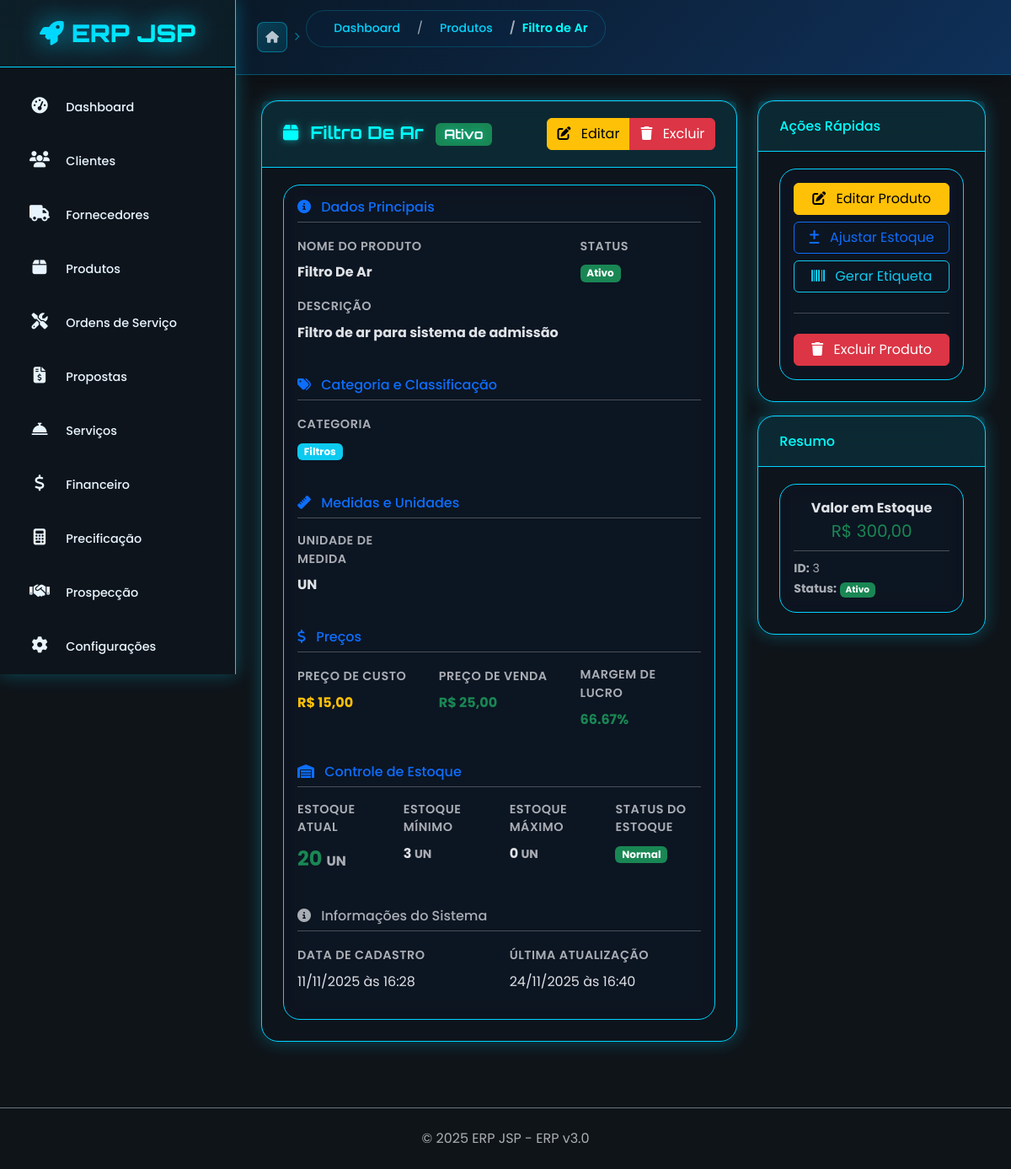
The page /produto/3 on the database its author committed.
### app/produto/produto_model.py (models this page shows, shortened)
class Produto(BaseModel):
    __tablename__ = 'produtos'
    nome = db.Column(db.String(100), nullable=False, index=True)
    descricao = db.Column(db.Text)
    codigo = db.Column(db.String(50), unique=True, index=True)
    codigo_barras = db.Column(db.String(50), unique=True, index=True)
    categoria = db.Column(db.String(50), index=True)
    subcategoria = db.Column(db.String(50))
    marca = db.Column(db.String(50))
    modelo = db.Column(db.String(50))
    unidade_medida = db.Column(db.String(10), default='UN')  # UN, KG, M, L, etc.
    peso = db.Column(db.Numeric(10, 3))
    dimensoes = db.Column(db.String(50))  # Ex: 10x20x30 cm
    preco_custo = db.Column(db.Numeric(10, 2), default=0)
    preco_venda = db.Column(db.Numeric(10, 2), default=0)
    margem_lucro = db.Column(db.Numeric(5, 2), default=0)  # Percentual
    markup = db.Column(db.Numeric(5, 2), default=0)  # Percentual de markup sobre o custo
    estoque_atual = db.Column(db.Integer, default=0)
    estoque_minimo = db.Column(db.Integer, default=0)
    estoque_maximo = db.Column(db.Integer, default=0)
    controla_estoque = db.Column(db.Boolean, default=True)
    fornecedor_id = db.Column(db.Integer, db.ForeignKey('fornecedores.id'), nullable=True)
    status = db.Column(db.String(20), default='ativo')  # ativo, inativo, descontinuado
    observacoes = db.Column(db.Text)
    @property
    def nome_display(self):
        return self.nome.title() if self.nome else ''
    @property
    def preco_custo_formatado(self):
        if self.preco_custo:
            return f'R$ {float(self.preco_custo):.2f}'.replace('.', ',')
        return 'R$ 0,00'
    @property
    def preco_venda_formatado(self):
        if self.preco_venda:
            return f'R$ {float(self.preco_venda):.2f}'.replace('.', ',')
        return 'R$ 0,00'
    @property
    def margem_lucro_calculada(self):
        if self.preco_custo and self.preco_venda and self.preco_custo > 0:
            custo = float(self.preco_custo)
            venda = float(self.preco_venda)
            margem = ((venda - custo) / custo) * 100
            return round(margem, 2)
        return 0

### app/produto/produto_routes.py (the view)
@produto_bp.route('/<int:id>')
def visualizar(id):
    produto = Produto.get_by_id(id)
    if not produto:
        flash('Produto não encontrado!', 'error')
        return redirect(url_for('produto.listar'))
    return render_template('produto/visualizar.html', produto=produto)

### app/produto/templates/produto/visualizar.html (shortened to what this page needs)
{% extends "base.html" %}
{% block breadcrumb %}
<nav aria-label="breadcrumb">
    <ol class="breadcrumb">
        <li class="breadcrumb-item"><a href="{{ url_for('painel.dashboard') }}">Dashboard</a></li>
        <li class="breadcrumb-item"><a href="{{ url_for('produto.listar') }}">Produtos</a></li>
        <li class="breadcrumb-item active">{{ produto.nome }}</li>
    </ol>
</nav>
{% endblock %}
{% block content %}
<div class="row">
    <div class="col-lg-8">
        <div class="card">
            <div class="card-header d-flex justify-content-between align-items-center">
                <h4 class="mb-0">
                    <i class="fas fa-box me-2"></i>
                    {{ produto.nome_display }}
                    <span class="badge bg-{{ 'success' if produto.status == 'ativo' else 'danger' if produto.status == 'inativo' else 'warning' }} ms-2">
                        {{ produto.status.title() }}
                    </span>
                </h4>
                <div class="btn-group">
                    <a href="{{ url_for('produto.editar', id=produto.id) }}" class="btn btn-warning">
                        <i class="fas fa-edit me-2"></i>
                        Editar
                    </a>
                    <button type="button"
                            class="btn btn-danger"
                            onclick="confirmarExclusao('{{ produto.nome }}', '{{ url_for('produto.excluir', id=produto.id) }}')">
                        <i class="fas fa-trash me-2"></i>
                        Excluir
                    </button>
                </div>
            </div>
            <div class="card-body">
                <div class="row mb-4">
                    <div class="col-12">
                        <h6 class="text-primary border-bottom pb-2 mb-3">
                            <i class="fas fa-info-circle me-2"></i>
                            Dados Principais
                        </h6>
                    </div>
                    <div class="col-md-8">
                        <div class="mb-3">
                            <label class="form-label text-muted">Nome do Produto</label>
                            <div class="fw-bold">{{ produto.nome_display }}</div>
                        </div>
                    </div>
                    <div class="col-md-4">
                        <div class="mb-3">
                            <label class="form-label text-muted">Status</label>
                            <div>
                                <span class="badge bg-{{ 'success' if produto.status == 'ativo' else 'danger' if produto.status == 'inativo' else 'warning' }}">
                                    {{ produto.status.title() }}
                                </span>
                            </div>
                        </div>
                    </div>
                    {% if produto.descricao %}
                    <div class="col-md-12">
                        <div class="mb-3">
                            <label class="form-label text-muted">Descrição</label>
                            <div class="fw-bold">{{ produto.descricao }}</div>
                        </div>
                    </div>
                    {% endif %}
                </div>
                {% if produto.categoria or produto.subcategoria or produto.marca or produto.modelo %}
                <div class="row mb-4">
                    <div class="col-12">
                        <h6 class="text-primary border-bottom pb-2 mb-3">
                            <i class="fas fa-tags me-2"></i>
                            Categoria e Classificação
                        </h6>
                    </div>
                    {% if produto.categoria %}
                    <div class="col-md-6">
                        <div class="mb-3">
                            <label class="form-label text-muted">Categoria</label>
                            <div>
                                <span class="badge bg-info">{{ produto.categoria }}</span>
                            </div>
                        </div>
                    </div>
                    {% endif %}
                </div>
                {% endif %}
                {% if produto.unidade_medida or produto.peso or produto.dimensoes %}
                <div class="row mb-4">
                    <div class="col-12">
                        <h6 class="text-primary border-bottom pb-2 mb-3">
                            <i class="fas fa-ruler me-2"></i>
                            Medidas e Unidades
                        </h6>
                    </div>
                    {% if produto.unidade_medida %}
                    <div class="col-md-4">
                        <div class="mb-3">
                            <label class="form-label text-muted">Unidade de Medida</label>
                            <div class="fw-bold">{{ produto.unidade_medida }}</div>
                        </div>
                    </div>
                    {% endif %}
                </div>
                {% endif %}
                <div class="row mb-4">
                    <div class="col-12">
                        <h6 class="text-primary border-bottom pb-2 mb-3">
                            <i class="fas fa-dollar-sign me-2"></i>
                            Preços
                        </h6>
                    </div>
                    <div class="col-md-4">
                        <div class="mb-3">
                            <label class="form-label text-muted">Preço de Custo</label>
                            <div class="fw-bold text-warning">{{ produto.preco_custo_formatado }}</div>
                        </div>
                    </div>
                    <div class="col-md-4">
                        <div class="mb-3">
                            <label class="form-label text-muted">Preço de Venda</label>
                            <div class="fw-bold text-success">{{ produto.preco_venda_formatado }}</div>
                        </div>
                    </div>
                    <div class="col-md-4">
                        <div class="mb-3">
                            <label class="form-label text-muted">Margem de Lucro</label>
                            <div class="fw-bold text-{{ 'success' if produto.margem_lucro_calculada > 0 else 'danger' }}">
                                {{ produto.margem_lucro_calculada }}%
                            </div>
                        </div>
                    </div>
                </div>
                {% if produto.controla_estoque %}
                <div class="row mb-4">
                    <div class="col-12">
                        <h6 class="text-primary border-bottom pb-2 mb-3">
                            <i class="fas fa-warehouse me-2"></i>
                            Controle de Estoque
                        </h6>
                    </div>
                    <div class="col-md-3">
                        <div class="mb-3">
                            <label class="form-label text-muted">Estoque Atual</label>
                            <div class="fw-bold fs-4 text-{{ 'danger' if produto.estoque_atual <= produto.estoque_minimo else 'warning' if produto.estoque_atual <= (produto.estoque_minimo * 1.5) else 'success' }}">
                                {{ produto.estoque_atual }}
                                <small class="text-muted fs-6">{{ produto.unidade_medida }}</small>
                            </div>
                        </div>
                    </div>
                    <div class="col-md-3">
                        <div class="mb-3">
                            <label class="form-label text-muted">Estoque Mínimo</label>
                            <div class="fw-bold">{{ produto.estoque_minimo }} <small class="text-muted">{{ produto.unidade_medida }}</small></div>
                        </div>
                    </div>
                    <div class="col-md-3">
                        <div class="mb-3">
                            <label class="form-label text-muted">Estoque Máximo</label>
                            <div class="fw-bold">{{ produto.estoque_maximo }} <small class="text-muted">{{ produto.unidade_medida }}</small></div>
                        </div>
                    </div>
                    <div class="col-md-3">
                        <div class="mb-3">
                            <label class="form-label text-muted">Status do Estoque</label>
                            <div>
                                {% if produto.estoque_atual <= produto.estoque_minimo %}
                                    <span class="badge bg-danger">Estoque Baixo</span>
                                {% elif produto.estoque_atual <= (produto.estoque_minimo * 1.5) %}
                                    <span class="badge bg-warning">Atenção</span>
                                {% else %}
                                    <span class="badge bg-success">Normal</span>
                                {% endif %}
                            </div>
                        </div>
                    </div>
                </div>
                {% endif %}
                <div class="row">
                    <div class="col-12">
                        <h6 class="text-muted border-bottom pb-2 mb-3">
                            <i class="fas fa-info-circle me-2"></i>
                            Informações do Sistema
                        </h6>
                    </div>
                    <div class="col-md-6">
                        <div class="mb-3">
                            <label class="form-label text-muted">Data de Cadastro</label>
                            <div>{{ produto.criado_em.strftime('%d/%m/%Y às %H:%M') }}</div>
                        </div>
                    </div>
                    <div class="col-md-6">
                        <div class="mb-3">
                            <label class="form-label text-muted">Última Atualização</label>
                            <div>{{ produto.atualizado_em.strftime('%d/%m/%Y às %H:%M') }}</div>
                        </div>
                    </div>
                </div>
            </div>
        </div>
    </div>
    <div class="col-lg-4">
        <div class="card">
            <div class="card-header">
                <h6 class="mb-0">Ações Rápidas</h6>
            </div>
            <div class="card-body">
                <div class="d-grid gap-2">
                    <a href="{{ url_for('produto.editar', id=produto.id) }}" class="btn btn-warning">
                        <i class="fas fa-edit me-2"></i>
                        Editar Produto
                    </a>
                    {% if produto.controla_estoque %}
                    <button type="button" class="btn btn-outline-primary" onclick="ajustarEstoque()">
                        <i class="fas fa-plus-minus me-2"></i>
                        Ajustar Estoque
                    </button>
                    {% endif %}
                    <button type="button" class="btn btn-outline-info" onclick="gerarEtiqueta()">
                        <i class="fas fa-barcode me-2"></i>
                        Gerar Etiqueta
                    </button>
                    <hr>
                    <button type="button"
                            class="btn btn-danger"
                            onclick="confirmarExclusao('{{ produto.nome }}', '{{ url_for('produto.excluir', id=produto.id) }}')">
                        <i class="fas fa-trash me-2"></i>
                        Excluir Produto
                    </button>
                </div>
            </div>
        </div>
        <div class="card mt-3">
            <div class="card-header">
                <h6 class="mb-0">Resumo</h6>
            </div>
            <div class="card-body">
                <div class="row text-center">
                    <div class="col-12 mb-2">
                        <div class="border-bottom pb-2">
                            <strong>Valor em Estoque</strong>
                            <div class="text-success fs-5">
                                {% if produto.controla_estoque and produto.preco_custo %}
                                    R$ {{ '{:,.2f}'.format((produto.estoque_atual or 0) * (produto.preco_custo or 0)|float).replace(',', 'X').replace('.', ',').replace('X', '.') }}
                                {% else %}
                                    N/A
                                {% endif %}
                            </div>
                        </div>
                    </div>
                </div>
                <small class="text-muted">
                    <strong>ID:</strong> {{ produto.id }}<br>
                    <strong>Status:</strong>
                    <span class="badge bg-{{ 'success' if produto.ativo else 'danger' }} mt-1">
                        {{ 'Ativo' if produto.ativo else 'Inativo' }}
                    </span>
                </small>
            </div>
        </div>
    </div>
</div>
{% endblock %}

### rows shown on the page
Produto: nome "Filtro de Ar", nome_display "Filtro De Ar", status "Ativo", descricao "Filtro de ar para sistema de admissão", categoria "Filtros", unidade_medida "UN", preco_custo_formatado "R$ 15,00", preco_venda_formatado "R$ 25,00", margem_lucro_calculada "66.67", estoque_atual "20", estoque_minimo "3", estoque_maximo "0", criado_em "11/11/2025 às 16:28", atualizado_em "24/11/2025 às 16:40", estoque_atual+preco_custo "300,00", id "3", ativo "Ativo"

### other values the page prints
{{ COMPANY_NAME }} "ERP JSP"
{{ SYSTEM_VERSION }} "3.0"
